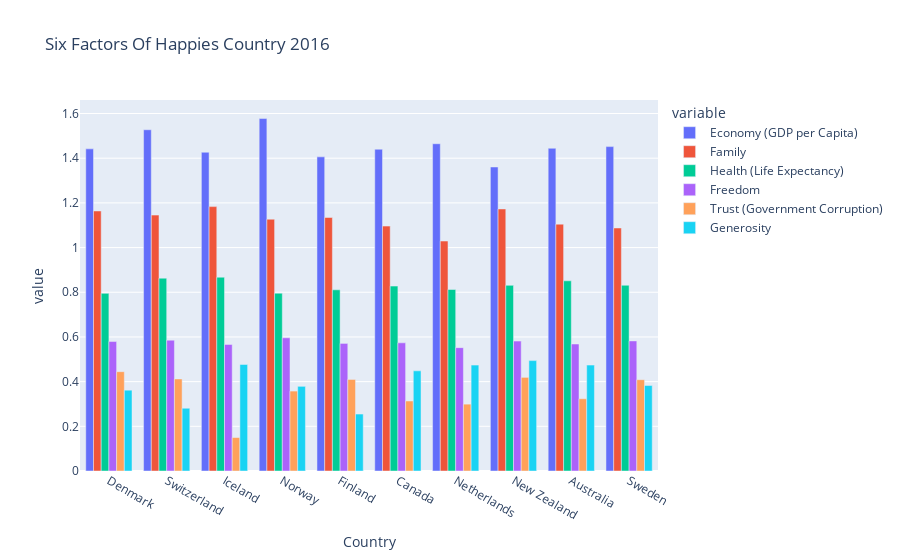

Write notebook code for a chart like this one.
### Code cell
char = px.bar(df_2[:10], 
              x="Country", 
              y = ['Economy (GDP per Capita)', 
                   'Family', 
                   'Health (Life Expectancy)', 
                   'Freedom', 
                   'Trust (Government Corruption)', 
                   'Generosity'
                  ],
              barmode = 'group',
              title="Six Factors Of Happies Country 2016",
              height=600
             )
char.show()

### Figure 1 — Plotly figure (JSON) as saved in the notebook; plotly's stock layout.template omitted (floating-point values rounded to 4 significant figures)
{"data": [{"alignmentgroup": "True", "hovertemplate": "variable=Economy (GDP per Capita)<br>Country=%{x}<br>value=%{y}<extra></extra>", "legendgroup": "Economy (GDP per Capita)", "marker": {"color": "#636efa", "pattern": {"shape": ""}}, "name": "Economy (GDP per Capita)", "offsetgroup": "Economy (GDP per Capita)", "orientation": "v", "showlegend": true, "textposition": "auto", "type": "bar", "x": ["Denmark", "Switzerland", "Iceland", "Norway", "Finland", "Canada", "Netherlands", "New Zealand", "Australia", "Sweden"], "xaxis": "x", "y": [1.442, 1.527, 1.427, 1.577, 1.406, 1.44, 1.465, 1.361, 1.444, 1.452], "yaxis": "y"}, {"alignmentgroup": "True", "hovertemplate": "variable=Family<br>Country=%{x}<br>value=%{y}<extra></extra>", "legendgroup": "Family", "marker": {"color": "#EF553B", "pattern": {"shape": ""}}, "name": "Family", "offsetgroup": "Family", "orientation": "v", "showlegend": true, "textposition": "auto", "type": "bar", "x": ["Denmark", "Switzerland", "Iceland", "Norway", "Finland", "Canada", "Netherlands", "New Zealand", "Australia", "Sweden"], "xaxis": "x", "y": [1.164, 1.145, 1.183, 1.127, 1.135, 1.096, 1.029, 1.173, 1.105, 1.088], "yaxis": "y"}, {"alignmentgroup": "True", "hovertemplate": "variable=Health (Life Expectancy)<br>Country=%{x}<br>value=%{y}<extra></extra>", "legendgroup": "Health (Life Expectancy)", "marker": {"color": "#00cc96", "pattern": {"shape": ""}}, "name": "Health (Life Expectancy)", "offsetgroup": "Health (Life Expectancy)", "orientation": "v", "showlegend": true, "textposition": "auto", "type": "bar", "x": ["Denmark", "Switzerland", "Iceland", "Norway", "Finland", "Canada", "Netherlands", "New Zealand", "Australia", "Sweden"], "xaxis": "x", "y": [0.795, 0.863, 0.8673, 0.7958, 0.8109, 0.8276, 0.8123, 0.831, 0.8512, 0.8312], "yaxis": "y"}, {"alignmentgroup": "True", "hovertemplate": "variable=Freedom<br>Country=%{x}<br>value=%{y}<extra></extra>", "legendgroup": "Freedom", "marker": {"color": "#ab63fa", "pattern": {"shape": ""}}, "name": "Freedom", "offsetgroup": "Freedom", "orientation": "v", "showlegend": true, "textposition": "auto", "type": "bar", "x": ["Denmark", "Switzerland", "Iceland", "Norway", "Finland", "Canada", "Netherlands", "New Zealand", "Australia", "Sweden"], "xaxis": "x", "y": [0.5794, 0.5856, 0.5662, 0.5961, 0.571, 0.5737, 0.5521, 0.5815, 0.5684, 0.5822], "yaxis": "y"}, {"alignmentgroup": "True", "hovertemplate": "variable=Trust (Government Corruption)<br>Country=%{x}<br>value=%{y}<extra></extra>", "legendgroup": "Trust (Government Corruption)", "marker": {"color": "#FFA15A", "pattern": {"shape": ""}}, "name": "Trust (Government Corruption)", "offsetgroup": "Trust (Government Corruption)", "orientation": "v", "showlegend": true, "textposition": "auto", "type": "bar", "x": ["Denmark", "Switzerland", "Iceland", "Norway", "Finland", "Canada", "Netherlands", "New Zealand", "Australia", "Sweden"], "xaxis": "x", "y": [0.4445, 0.412, 0.1497, 0.3578, 0.41, 0.3133, 0.2993, 0.419, 0.3233, 0.4087], "yaxis": "y"}, {"alignmentgroup": "True", "hovertemplate": "variable=Generosity<br>Country=%{x}<br>value=%{y}<extra></extra>", "legendgroup": "Generosity", "marker": {"color": "#19d3f3", "pattern": {"shape": ""}}, "name": "Generosity", "offsetgroup": "Generosity", "orientation": "v", "showlegend": true, "textposition": "auto", "type": "bar", "x": ["Denmark", "Switzerland", "Iceland", "Norway", "Finland", "Canada", "Netherlands", "New Zealand", "Australia", "Sweden"], "xaxis": "x", "y": [0.3617, 0.2808, 0.4768, 0.379, 0.2549, 0.4483, 0.4742, 0.494, 0.4741, 0.3825], "yaxis": "y"}], "layout": {"autosize": true, "barmode": "group", "legend": {"title": {"text": "variable"}, "tracegroupgap": 0}, "title": {"text": "Six Factors Of Happies Country 2016"}, "xaxis": {"anchor": "y", "autorange": true, "domain": [0, 1], "range": [-0.5, 9.5], "title": {"text": "Country"}, "type": "category"}, "yaxis": {"anchor": "x", "autorange": true, "domain": [0, 1], "range": [0, 1.66], "title": {"text": "value"}, "type": "linear"}}}
